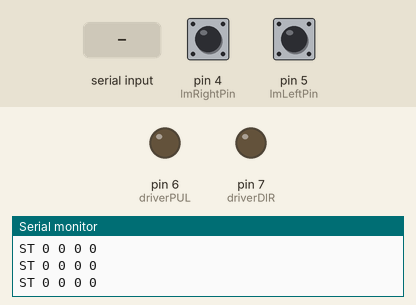
Simulated run of this sketch. Board: Arduino Uno, built with avr-gcc and run on an emulated ATmega328P. Shown: output pins drawn as LEDs (lit = HIGH), the last lines printed to the serial monitor. The inputs (shaded band) are chosen by the test bench; at power-on: pin 5 (lmLeftPin) HIGH, pin 4 (lmRightPin) HIGH.

Above: at 1.2 s.
1.3 s: "r90\n" received over Serial
At 2.5 s:
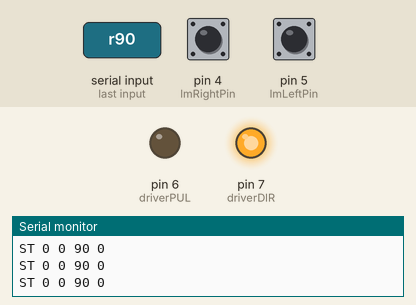
2.8 s: "A\n" received over Serial
At 3.9 s:
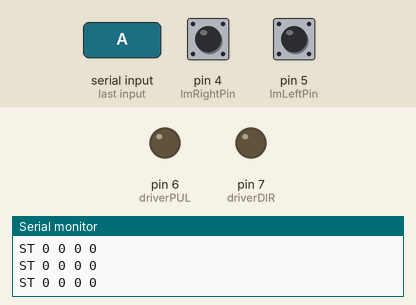
4.3 s: "h\n" received over Serial
At 5.5 s:
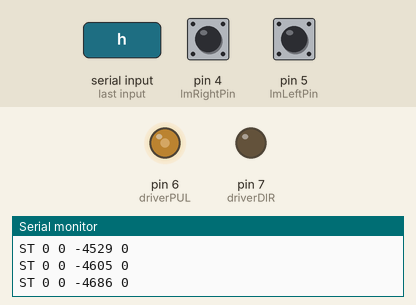
5.8 s: pin 5 (lmLeftPin) pulled LOW for 0.15 s
At 6.9 s:
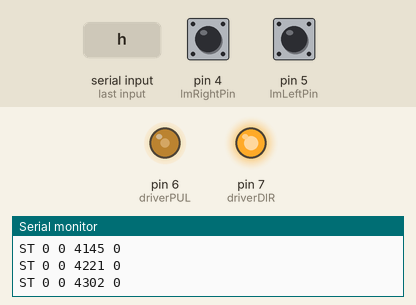
7.4 s: pin 4 (lmRightPin) pulled LOW for 0.15 s
At 8.1 s:
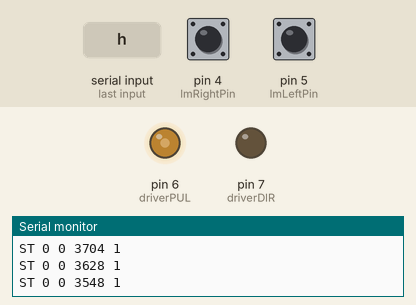
10.5 s: "H\n" received over Serial
At 11.4 s:
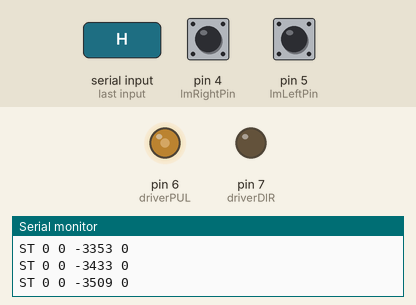
Timing chart, 0 to 13.0 s (numbered marks = the images above; inputs shaded):
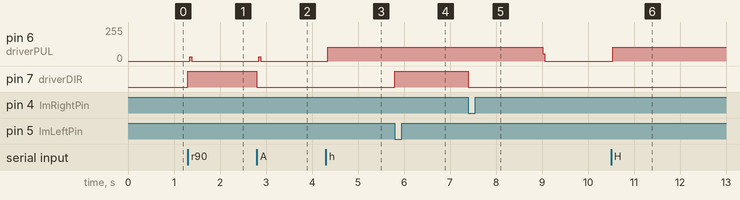

The sketch:

rail_stepper.ino
```cpp
// Rail stepper controller (Arduino Uno) for tuwrc_mock_hardware/rail_driver.
// Serial protocol at 115200 baud, one command per line.
//
// Position is counted in steps from the left end (lm_left = 0), increasing
// to the right. It is only meaningful after calibration ("h").
//
// rail_driver relies on:
//   "Target reached, stopped." / "Stopped ..."  - a move ended
//   "Calibrated <length_steps>"                 - calibration succeeded
//   "Calibration failed: <reason>"              - calibration aborted
//   "ST <lm_left> <lm_right> <pos_steps> <homed>" every 20 ms (1 = closed)

int driverPUL = 6;    // PUL- pin
int driverDIR = 7;    // DIR- pin
int lmLeftPin = 5;    // lm_left: switch between D5 and GND (internal pull-up)
int lmRightPin = 4;   // lm_right: switch between D4 and GND (internal pull-up)

// Which DIR level moves the carriage towards lm_left. If calibration reports
// "wrong direction", swap these two.
const boolean DIR_LEFT = LOW;
const boolean DIR_RIGHT = HIGH;

int pd = 50;               // Pulse delay (microseconds) for normal moves
int homingPd = 100;        // Slower pulse delay while calibrating
const long maxTravelSteps = 300000;  // Abort calibration after 3 m of travel
const byte debounceReads = 5;        // Consecutive closed reads to count as closed

enum Mode { IDLE, MOVE, HOME_LEFT, HOME_RIGHT, HOME_CENTER, HOME_ZERO };
Mode mode = IDLE;

boolean setdir = DIR_LEFT;
long targetSteps = 0;  // Steps to take for the current move
long stepsDone = 0;    // Steps completed so far in the current move

long pos = 0;          // Steps from lm_left
boolean homed = false;
long railLength = 0;   // Steps from lm_left to lm_right

byte lmLeftCount = 0;
byte lmRightCount = 0;
boolean lmLeft = false;
boolean lmRight = false;

const unsigned long statusPeriodMs = 20;  // 50 Hz status report
unsigned long lastStatusReport = 0;

void setup() {
  pinMode(driverPUL, OUTPUT);
  pinMode(driverDIR, OUTPUT);
  pinMode(lmLeftPin, INPUT_PULLUP);
  pinMode(lmRightPin, INPUT_PULLUP);

  Serial.begin(115200);
  Serial.println("Stepper control ready.");
  Serial.println("Commands:");
  Serial.println("  f<N>     - move N steps towards lm_left, e.g. f2000");
  Serial.println("  r<N>     - move N steps towards lm_right, e.g. r2000");
  Serial.println("  a<N>     - move to absolute step N from lm_left, e.g. a50000");
  Serial.println("  h        - calibrate: lm_left, lm_right, middle, then 0");
  Serial.println("  s        - stop immediately");
  Serial.println("  v<N>     - set speed (pulse delay in microseconds), e.g. v1500");
  Serial.println("  p        - print progress of current move");
  Serial.println("Status every 20 ms: ST <lm_left> <lm_right> <pos_steps> <homed>");
}

void updateSwitches() {
  lmLeftCount = digitalRead(lmLeftPin) == LOW ? min(lmLeftCount + 1, 255) : 0;
  lmRightCount = digitalRead(lmRightPin) == LOW ? min(lmRightCount + 1, 255) : 0;
  lmLeft = lmLeftCount >= debounceReads;
  lmRight = lmRightCount >= debounceReads;
}

void startMove(boolean dir, long n, Mode m) {
  setdir = dir;
  targetSteps = n;
  stepsDone = 0;
  mode = m;
}

void startMoveTo(long target, Mode m) {
  long delta = target - pos;
  startMove(delta >= 0 ? DIR_RIGHT : DIR_LEFT, abs(delta), m);
}

void failCalibration(const char *reason) {
  mode = IDLE;
  homed = false;
  Serial.print("Calibration failed: ");
  Serial.println(reason);
}

// Called when the current move covered all its steps.
void onMoveDone() {
  switch (mode) {
    case MOVE:
      mode = IDLE;
      Serial.println("Target reached, stopped.");
      break;
    case HOME_LEFT:
      failCalibration("lm_left not reached within max travel");
      break;
    case HOME_RIGHT:
      failCalibration("lm_right not reached within max travel");
      break;
    case HOME_CENTER:
      startMoveTo(0, HOME_ZERO);
      break;
    case HOME_ZERO:
      mode = IDLE;
      Serial.print("Calibrated ");
      Serial.println(railLength);
      break;
    default:
      mode = IDLE;
  }
}

// Called when the switch in the direction of travel closed.
void onLimit(boolean leftSide) {
  if (leftSide) {
    pos = 0;  // lm_left defines 0; re-reference on every hit
  } else if (homed) {
    pos = railLength;
  }

  switch (mode) {
    case MOVE:
      mode = IDLE;
      Serial.println(leftSide ? "Stopped at lm_left" : "Stopped at lm_right");
      break;
    case HOME_LEFT:
      startMove(DIR_RIGHT, maxTravelSteps, HOME_RIGHT);
      break;
    case HOME_RIGHT:
      railLength = pos;
      homed = true;
      startMoveTo(railLength / 2, HOME_CENTER);
      break;
    case HOME_CENTER:
      failCalibration("lm_left closed while moving to the middle");
      break;
    case HOME_ZERO:
      // lm_left closed just before the counted 0; pos is now exactly 0.
      mode = IDLE;
      Serial.print("Calibrated ");
      Serial.println(railLength);
      break;
    default:
      mode = IDLE;
      Serial.println("Stopped at limit");
  }
}

void handleCommand(String cmd) {
  char c = cmd.charAt(0);
  String rest = cmd.substring(1);
  rest.trim();

  if (c == 'f' || c == 'F' || c == 'r' || c == 'R') {
    long n = rest.toInt();
    if (n > 0) {
      boolean left = (c == 'f' || c == 'F');
      startMove(left ? DIR_LEFT : DIR_RIGHT, n, MOVE);
      Serial.print(left ? "Moving left " : "Moving right ");
      Serial.print(n);
      Serial.println(" steps");
    } else {
      Serial.println("Specify steps, e.g. f2000");
    }
  } else if (c == 'a' || c == 'A') {
    long target = rest.toInt();
    startMoveTo(target, MOVE);
    Serial.print("Moving to ");
    Serial.println(target);
  } else if (c == 'h' || c == 'H') {
    homed = false;
    startMove(DIR_LEFT, maxTravelSteps, HOME_LEFT);
    Serial.println("Calibrating");
  } else if (c == 's' || c == 'S') {
    boolean wasHoming = (mode == HOME_LEFT || mode == HOME_RIGHT ||
                         mode == HOME_CENTER || mode == HOME_ZERO);
    mode = IDLE;
    if (wasHoming) {
      failCalibration("stopped");
    }
    Serial.println("Stopped");
  } else if (c == 'v' || c == 'V') {
    int val = rest.toInt();
    if (val > 0) {
      pd = val;
      Serial.print("Speed set, pulse delay = ");
      Serial.println(pd);
    } else {
      Serial.println("Specify delay, e.g. v1500");
    }
  } else if (c == 'p' || c == 'P') {
    Serial.print("Step ");
    Serial.print(stepsDone);
    Serial.print(" / ");
    Serial.println(targetSteps);
  } else {
    Serial.println("Unrecognized command");
  }
}

void loop() {
  updateSwitches();

  if (Serial.available() > 0) {
    String cmd = Serial.readStringUntil('\n');
    cmd.trim();
    if (cmd.length() > 0) {
      handleCommand(cmd);
    }
  }

  if (mode != IDLE) {
    boolean movingLeft = (setdir == DIR_LEFT);
    if (mode == HOME_LEFT && lmRight) {
      failCalibration("wrong direction: lm_right closed while moving left, swap DIR_LEFT/DIR_RIGHT");
    } else if (movingLeft && lmLeft) {
      onLimit(true);
    } else if (!movingLeft && lmRight) {
      onLimit(false);
    } else if (stepsDone >= targetSteps) {
      onMoveDone();
    } else {
      int stepDelay = (mode == MOVE) ? pd : homingPd;
      digitalWrite(driverDIR, setdir);
      digitalWrite(driverPUL, HIGH);
      delayMicroseconds(stepDelay);
      digitalWrite(driverPUL, LOW);
      delayMicroseconds(stepDelay);
      stepsDone++;
      pos += movingLeft ? -1 : 1;
    }
  }

  // Non-blocking: ~20 bytes into the TX buffer, 50 Hz x 20 B = 1 kB/s,
  // about 9% of 115200 baud.
  unsigned long now = millis();
  if (now - lastStatusReport >= statusPeriodMs) {
    lastStatusReport = now;
    Serial.print("ST ");
    Serial.print(lmLeft ? 1 : 0);
    Serial.print(" ");
    Serial.print(lmRight ? 1 : 0);
    Serial.print(" ");
    Serial.print(pos);
    Serial.print(" ");
    Serial.println(homed ? 1 : 0);
  }
}
```

Measured:
- after the input at 1.3 s, pin 6 (driverPUL): 0/255 → 31/255 at once, → 0/255 0.04 s later; pin 7 (driverDIR): LOW → HIGH at once
- after the input at 2.8 s, pin 6 (driverPUL): 0/255 → 31/255 at once, → 0/255 0.04 s later; pin 7 (driverDIR): HIGH → LOW at once
- after the input at 4.3 s, pin 6 (driverPUL): 0/255 → 105/255 at once
- after the input at 5.8 s, pin 7 (driverDIR): LOW → HIGH at once
- after the input at 7.4 s, pin 6 (driverPUL): 105/255 → 0/255 after 1.6 s; pin 7 (driverDIR): HIGH → LOW at once
- after the input at 10.5 s, pin 6 (driverPUL): 0/255 → 105/255 at once
